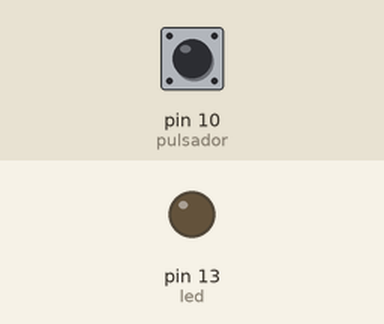
Simulated run of this sketch. Board: Arduino Uno, built with avr-gcc and run on an emulated ATmega328P. Parts: output pins drawn as LEDs (lit = HIGH). The test bench sets the inputs (shaded band); at power-on: pin 10 (pulsador) LOW.

Above: at 1.8 s.
1.9 s: pin 10 (pulsador) pulled HIGH for 0.6 s
At 2.4 s:
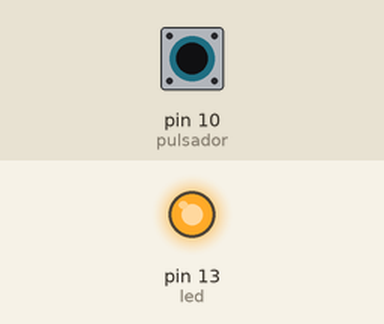
4.0 s: pin 10 (pulsador) pulled HIGH for 3.2 s
At 8.5 s:
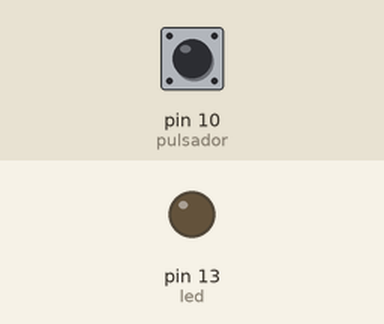
Timing chart, 0 to 10.0 s (numbered marks = the images above; inputs shaded):
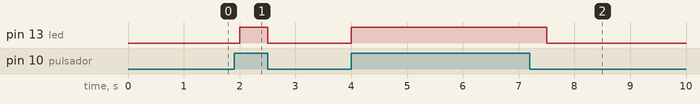

The sketch:

Practica_3_Lectura_del_Pulsador.ino
```cpp
// Practica 3 Pulsador

int led = 13; // pin 13 Led
int pulsador = 10; // pin 10 Pulsador
bool value = LOW; // Leer estado del pulsador

void setup()
{
  pinMode(led, OUTPUT);
  pinMode(pulsador, INPUT);
}

void loop()
{

  value = digitalRead(pulsador);
  digitalWrite(led,value);
  delay(500); // Wait for 5000 millisecond(s)

}
```

Measured:
- after the input at 1.9 s, pin 13 (led): LOW → HIGH after 0.10 s, → LOW 0.50 s later
- after the input at 4.0 s, pin 13 (led): LOW → HIGH at once, → LOW 3.5 s later
